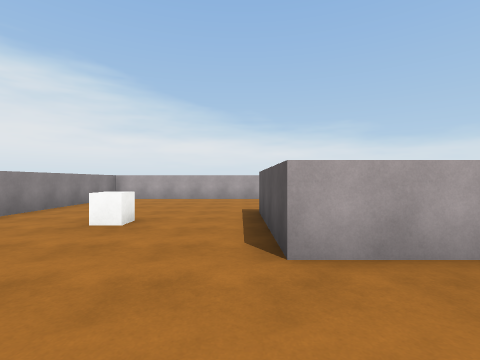
[1] (above)

24 first-person views from a walk through a Unity game level. The camera is 1.4 m above the floor, looks level and sees 85° across. Doors are open. The floor is counted in squares, 2 m on a side. Each view is taken from the middle of a square. On the plan, view 1 faces up. The plan holds only what a view shows up to about 9 squares ahead; the rest is blank. The place goes on beyond the plan. The player is left out. Surface patterns are stand-ins for the level's own textures.

[2]
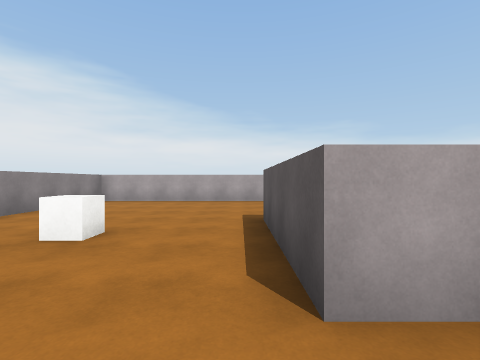

[3]
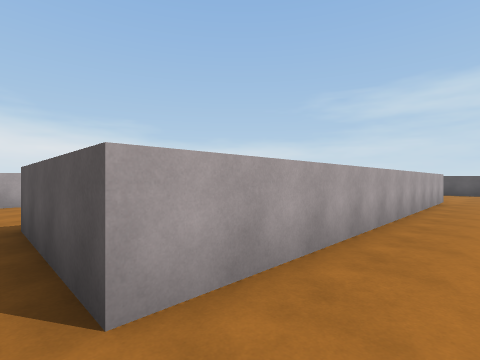

[4]
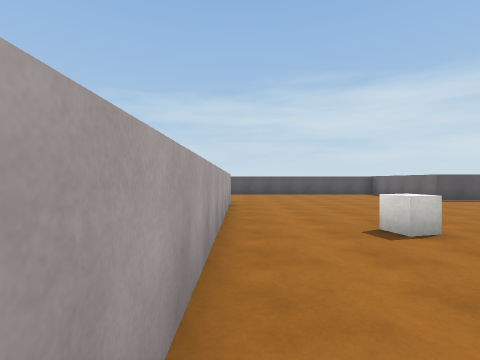

[5]
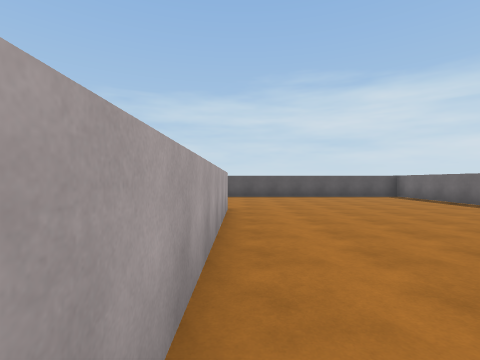

[6]
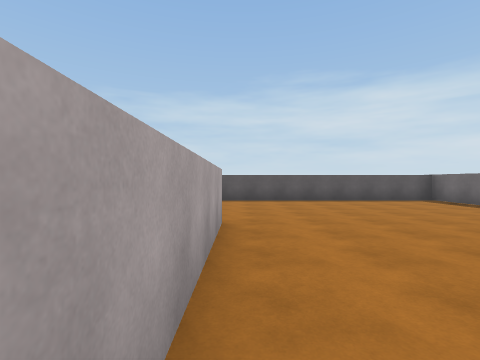

[7]
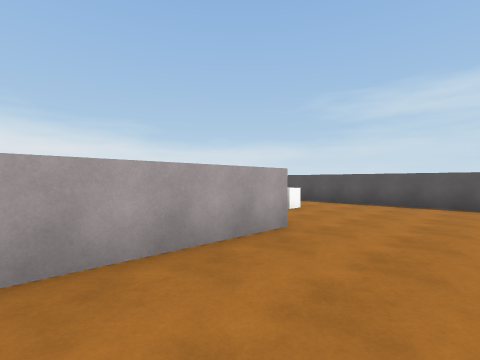

[8]
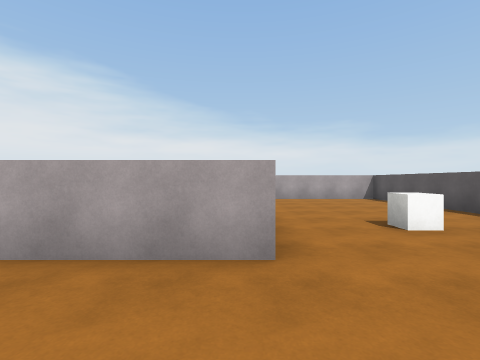

[9]
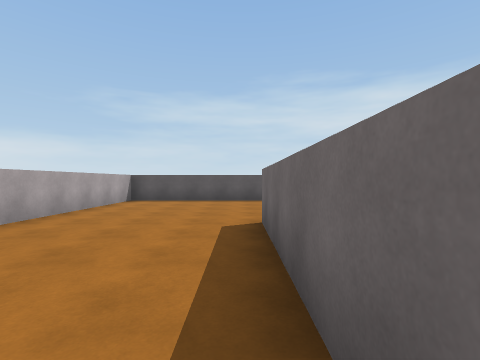

[10]
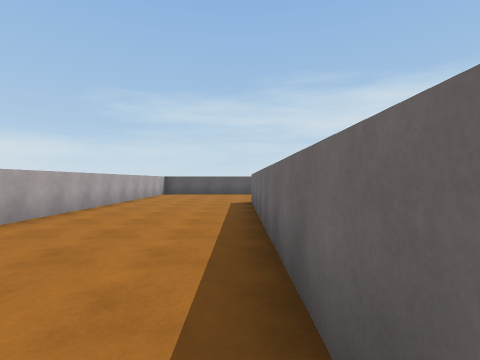

[11]
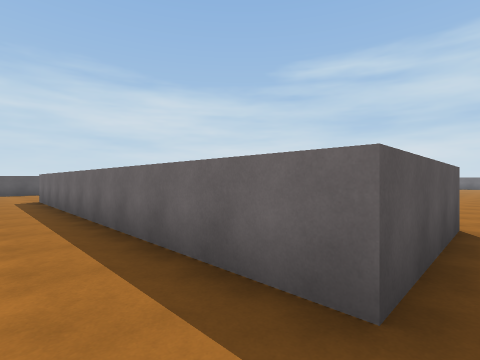

[12]
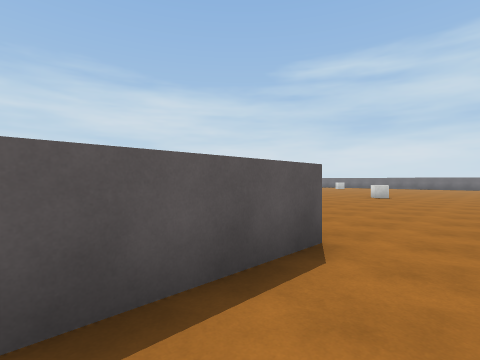

[13]
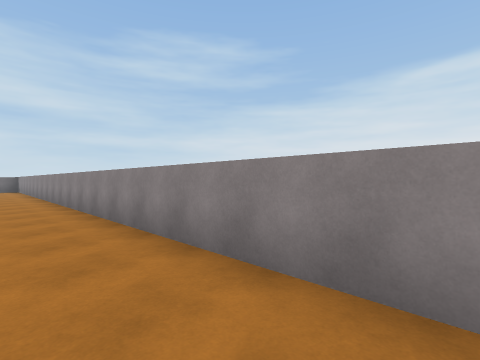

[14]
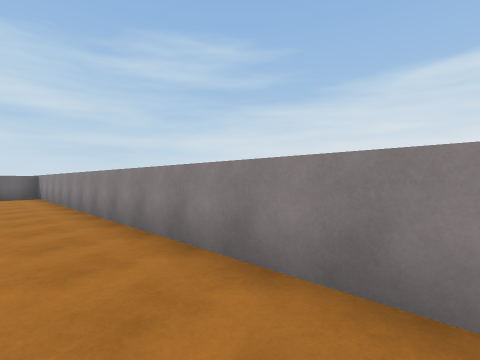

[15]
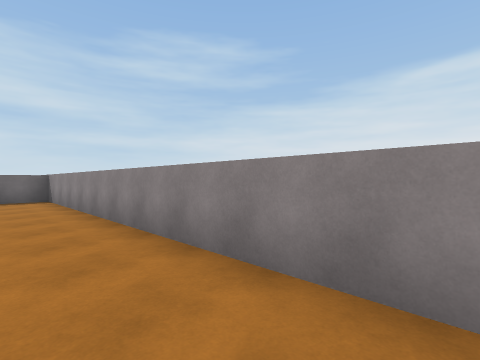

[16]
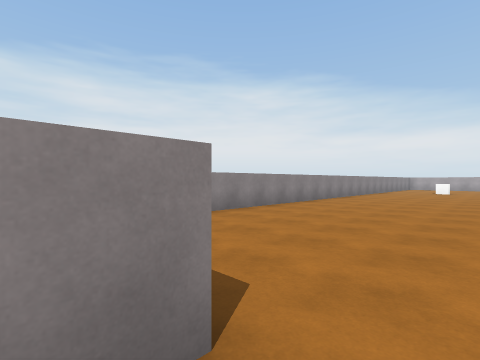

[17]
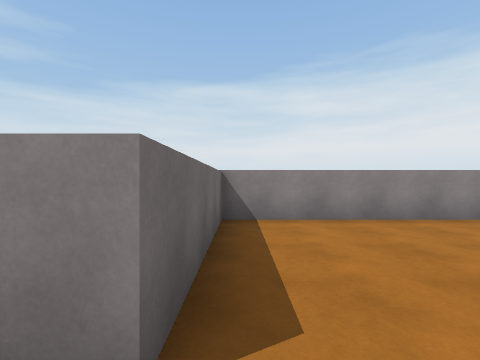

[18]
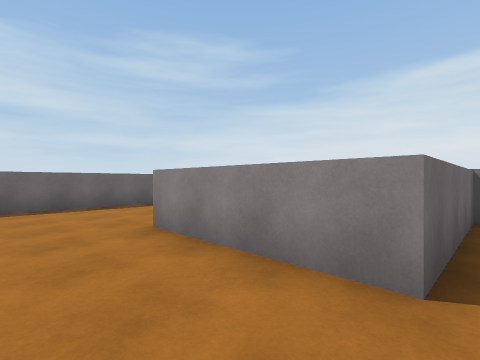

[19]
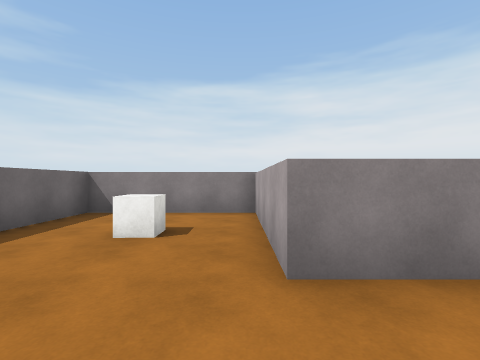

[20]
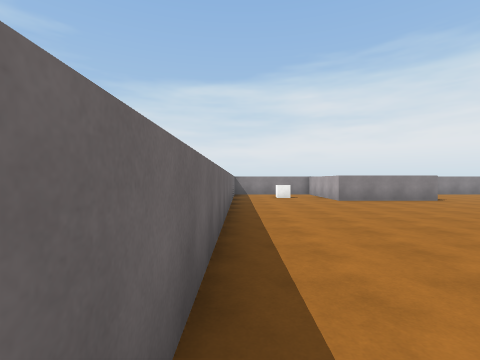

[21]
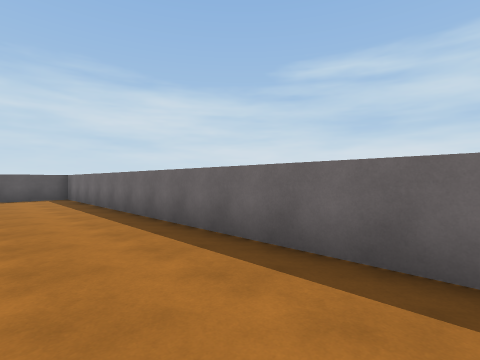

[22]
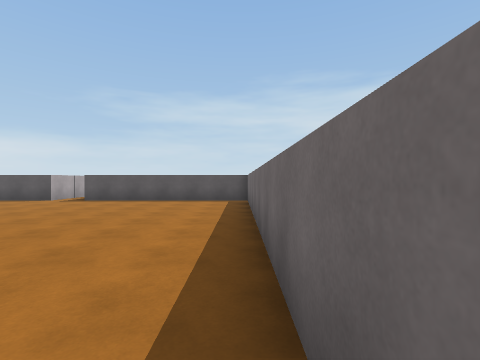

[23]
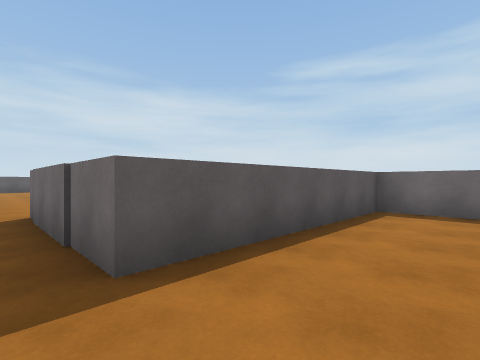

[24]
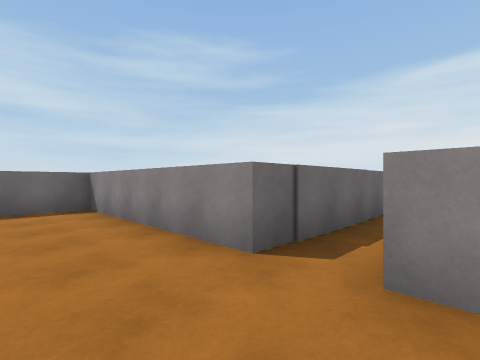

### Floor plan
Points are (right, up) in squares from view 1. A wall is a line through its corners. A room is listed if a view was taken in it or the views show most of it. See-through windows are left out.
Room 1 (views 1, 2, 3, 4, 5, 6, 7, 8, 9, 10, 11, 12, 13, 14, 15, 16, 17, 18, 19, 20, 21, 22, 23)
walls: (10.7, -6.1) (10.7, -4.5); (11.1, -4.6) (13, -4.6); (13.1, -4.6) (14.9, -4.6) (14.9, 9.7) (6, 9.7); (10.4, 2.3) (0.4, 2.3) (0.4, 5.6) (9.6, 5.6); (14.9, -11.6) (14.9, -9.7); (-4.6, -14.6) (-4.6, -18.3) (14.9, -18.3) (14.9, -12.7); (0.9, 9.7) (-4.6, 9.7) (-4.6, -11.3) (-0.8, -11.3) (-0.8, -14.7) (-2.6, -14.7)
ways out: open door at (16, -12)
objects: other object (-2, -16); other object (-2, 4); other object (6, 0); other object (12, 4)
Room 2 (view 24)
walls: (19.2, -11) (19.2, -11.6); (19.2, -12.7) (19.2, -17.9) (20.8, -17.9)
ways out: open door at (19, -12); open door at (21.5, -18)

Positions as (right, up) in squares from view 1, and headings:
1: (0, 0), facing up
2: (0, 1), facing up
3: (0, 1), facing up-right
4: (2, 2), facing right
5: (4, 2), facing right
6: (6, 2), facing right
7: (7, 0), facing up-right
8: (10, 0), facing up
9: (6, 6), facing right
10: (2, 6), facing right
11: (0, 7), facing down-right
12: (-1, 5), facing down-right
13: (-3, 8), facing down-left
14: (-3, 1), facing down-left
15: (-3, -1), facing down-left
16: (0, -12), facing up-left
17: (0, -11), facing left
18: (1, -11), facing down-left
19: (1, -15), facing left
20: (8, -18), facing left
21: (4, -16), facing down-right
22: (6, -18), facing right
23: (13, -12), facing down-right
24: (21, -11), facing down-left
